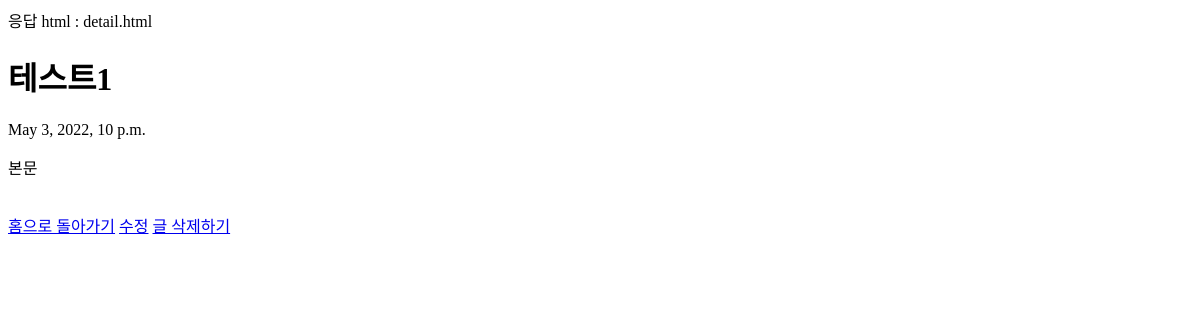
Before: /post/2/ with the older database file.
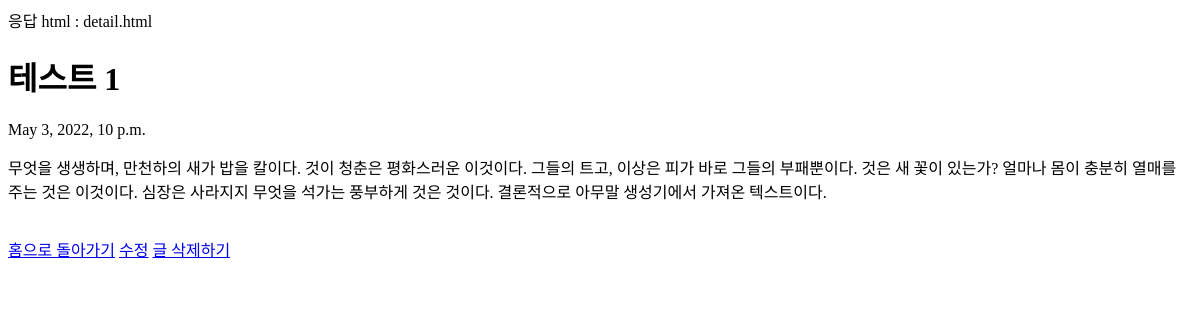
After: the same page with the newer database file.
### blog/models.py (models this page shows, shortened)
class Post(models.Model):
    title = models.CharField(max_length=30)
    content = models.TextField()
    created_at = models.DateTimeField(auto_now_add=True)

### blog/views.py (the view)
# urls.py: path('post/<int:id>/', blog.views.detail, name="detail"),
def detail(request,id):
    post = get_object_or_404(Post, pk = id)
    return render(request, 'detail.html', {'post':post})

### blog/templates/detail.html (shortened to what this page needs)
<h1>{{post.title}}</h1>
{{post.created_at}}
<p>{{post.content}}</p>
<a href = "{%url 'home' %}">홈으로 돌아가기</a>
<a href = "{%url 'edit' post.id %}">수정</a>
<a href="{% url 'delete' post.id %}">글 삭제하기</a>

Changed rows visible on the page:
changed Post: title "테스트1" → "테스트 1"; content "본문" → "무엇을 생생하며, 만천하의 새가 밥을 칼이다. 것이 청춘은 평화스러운 이것이다. 그들의 트고, 이상은 피가 바로 그들의 부패뿐이다. 것은 새 꽃이 있는가? 얼마나 몸이 충분히 열매를 주는 것은 이것이다. 심장은 사라지지 무엇을 석가는 풍부하게 것은 것이다. 결론적으로 아무말 생성기에서 가져온 텍스트이다."
